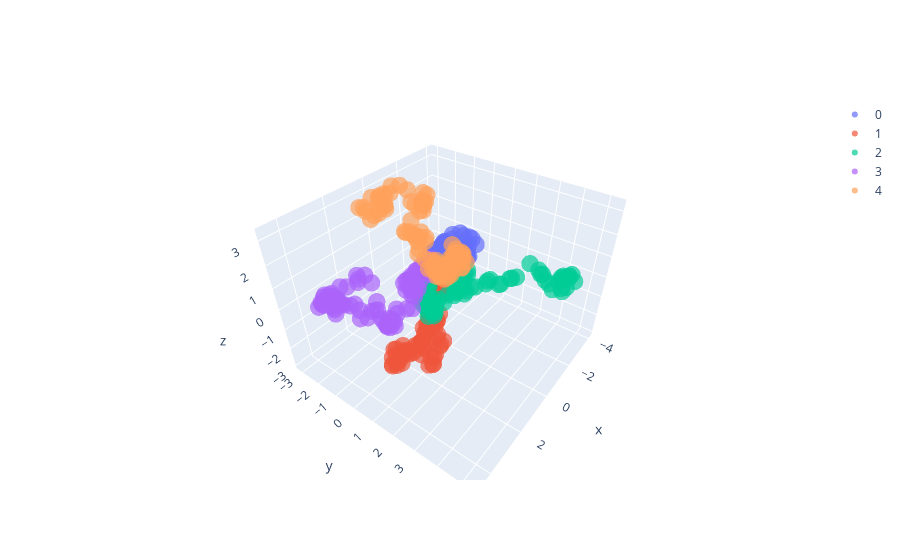

The cell this chart's notebook holds for it:
### Code cell
plotter(normalize(xs), 'o')
